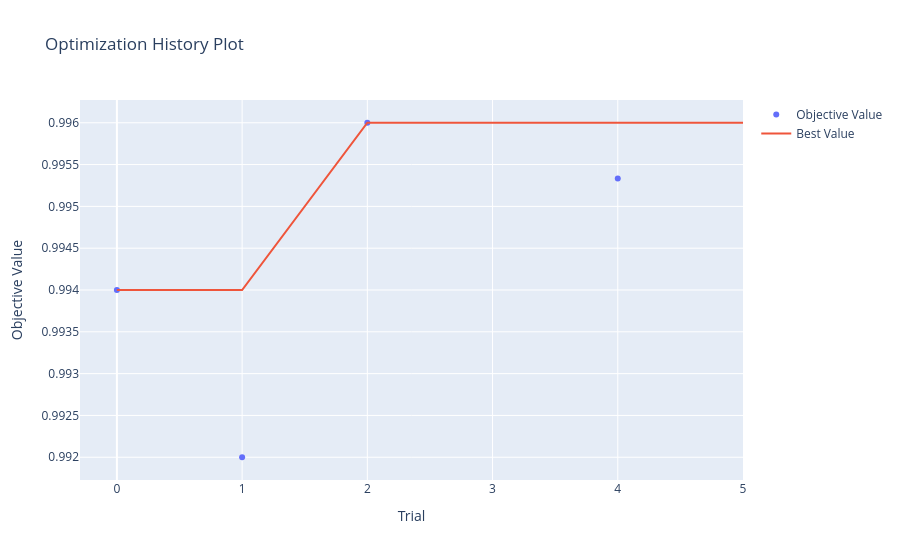

Notebook cell for this chart:
### Markdown cell above
#### Visualization of hyperparameter optimization history (Визуализация истории оптимизации гиперпараметров)

### Code cell
plot_optimization_history(study)

### Figure 1 — Plotly figure (JSON) as saved in the notebook; plotly's stock layout.template omitted (floating-point values rounded to 4 significant figures)
{"data": [{"mode": "markers", "name": "Objective Value", "type": "scatter", "x": [0, 1, 2, 4], "y": [0.994, 0.992, 0.996, 0.9953]}, {"mode": "lines", "name": "Best Value", "type": "scatter", "x": [0, 1, 2, 3, 4, 5], "y": [0.994, 0.994, 0.996, 0.996, 0.996, 0.996]}, {"marker": {"color": "#cccccc"}, "mode": "markers", "name": "Infeasible Trial", "showlegend": false, "type": "scatter", "x": [], "y": []}], "layout": {"autosize": true, "title": {"text": "Optimization History Plot"}, "xaxis": {"autorange": true, "range": [-0.2753, 5], "title": {"text": "Trial"}, "type": "linear"}, "yaxis": {"autorange": true, "range": [0.9917, 0.9963], "title": {"text": "Objective Value"}, "type": "linear"}}}
